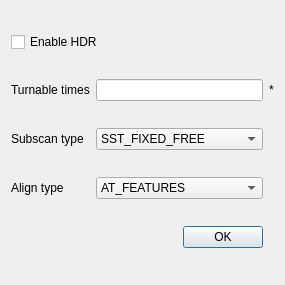
<?xml version="1.0" encoding="UTF-8"?>
<ui version="4.0">
 <class>startScan</class>
 <widget class="QDialog" name="startScan">
  <property name="geometry">
   <rect>
    <x>0</x>
    <y>0</y>
    <width>264</width>
    <height>285</height>
   </rect>
  </property>
  <property name="windowTitle">
   <string>Dialog</string>
  </property>
  <layout class="QGridLayout" name="gridLayout">
   <item row="2" column="0">
    <widget class="QLabel" name="label_subScanType">
     <property name="text">
      <string>Subscan type</string>
     </property>
    </widget>
   </item>
   <item row="3" column="0">
    <widget class="QLabel" name="label_alignType">
     <property name="text">
      <string>Align type</string>
     </property>
    </widget>
   </item>
   <item row="3" column="1" colspan="2">
    <widget class="QComboBox" name="comboBox_alignType">
     <item>
      <property name="text">
       <string>AT_FEATURES</string>
      </property>
     </item>
     <item>
      <property name="text">
       <string>AT_MARKERS</string>
      </property>
     </item>
     <item>
      <property name="text">
       <string>AT_HYBRID</string>
      </property>
     </item>
     <item>
      <property name="text">
       <string>AT_AUTO</string>
      </property>
     </item>
     <item>
      <property name="text">
       <string>AT_TURTABLE</string>
      </property>
     </item>
     <item>
      <property name="text">
       <string>AT_CODE_POINT</string>
      </property>
     </item>
     <item>
      <property name="text">
       <string>AT_GLOBAL_POINT</string>
      </property>
     </item>
    </widget>
   </item>
   <item row="1" column="1" colspan="2">
    <widget class="QLineEdit" name="lineEdit_turnableTimes">
     <property name="text">
      <string/>
     </property>
    </widget>
   </item>
   <item row="2" column="1" colspan="2">
    <widget class="QComboBox" name="comboBox_subScanType">
     <item>
      <property name="text">
       <string>SST_FIXED_FREE</string>
      </property>
     </item>
     <item>
      <property name="text">
       <string>SST_FIXED_TURNABLE</string>
      </property>
     </item>
    </widget>
   </item>
   <item row="0" column="0" colspan="2">
    <widget class="QCheckBox" name="checkBox">
     <property name="text">
      <string>Enable HDR</string>
     </property>
    </widget>
   </item>
   <item row="1" column="0">
    <widget class="QLabel" name="label_turnableTimes">
     <property name="text">
      <string>Turnable times</string>
     </property>
    </widget>
   </item>
   <item row="4" column="2">
    <widget class="QPushButton" name="pushButton">
     <property name="text">
      <string>OK</string>
     </property>
    </widget>
   </item>
   <item row="1" column="3">
    <widget class="QLabel" name="label_point">
     <property name="text">
      <string>*</string>
     </property>
    </widget>
   </item>
  </layout>
 </widget>
 <resources/>
 <connections/>
</ui>
